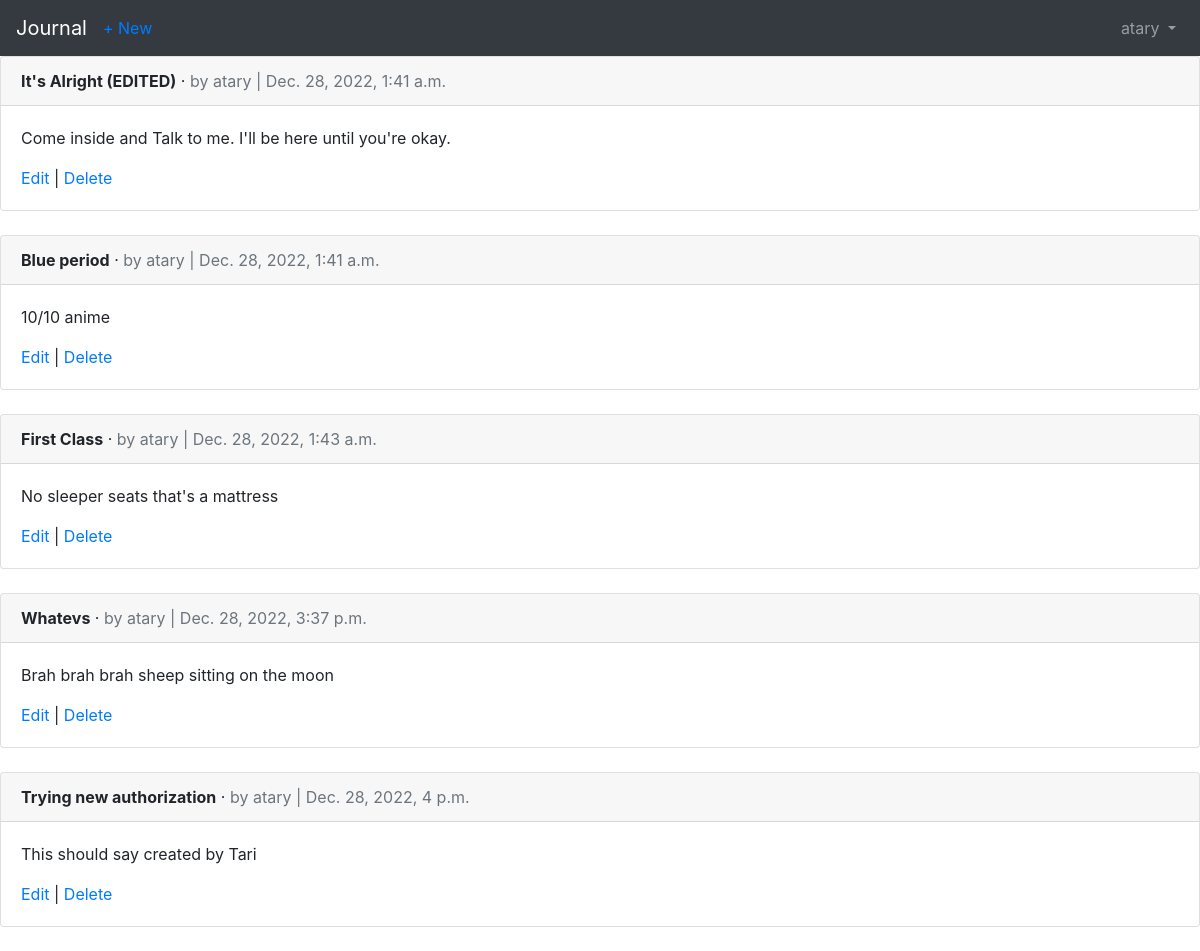
The page /articles/ (signed in) on the database as committed earlier.
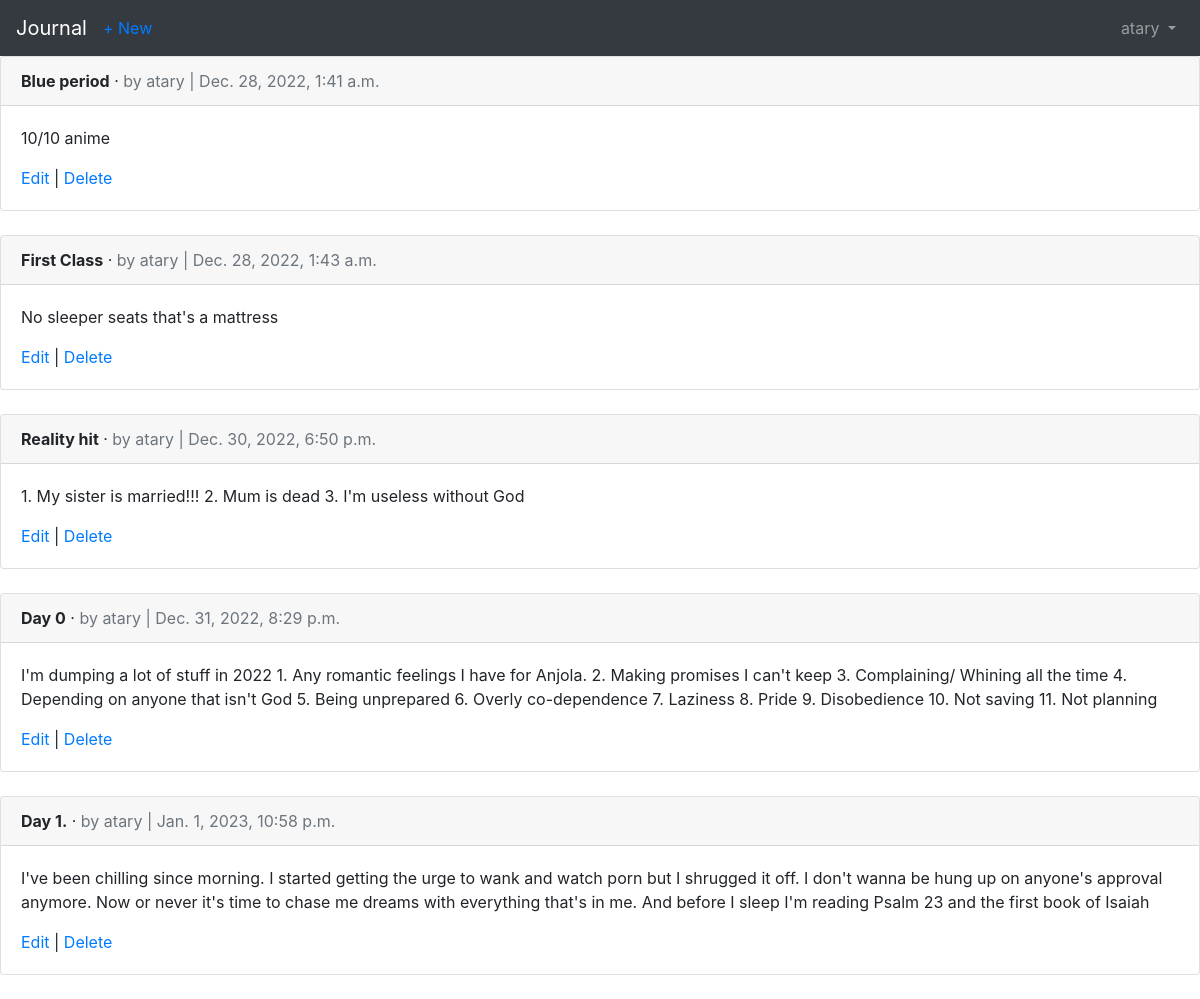
The same page on the database as committed later.
### accounts/models.py (models this page shows)
class CustomUser(AbstractUser):
	age = models.PositiveIntegerField(null=True, blank=True)

### articles/models.py (models this page shows, shortened)
class Article(models.Model):
	title = models.CharField(max_length=255)
	body = models.TextField()
	date = models.DateTimeField(auto_now_add=True)
	author = models.ForeignKey(
	get_user_model()
	,on_delete=models.CASCADE,
	)

### articles/views.py (the view)
# urls.py: path('', ArticleListView.as_view(), name='article_list'),
class ArticleListView(LoginRequiredMixin,
ListView):
	model = Article
	template_name = 'article_list.html'

### templates/article_list.html (shortened to what this page needs)
{% extends 'base.html' %}
{% block content %}
{% for article in object_list %}
<div class="card">
<div class="card-header">
<span class="font-weight-bold">{{ article.title }}</span> &middot;
<span class="text-muted">by {{ article.author }}
| {{ article.date }}</span>
</div>
<div class="card-body">
<p>{{ article.body }}</p>
<a href="{% url 'article_edit' article.pk %}">Edit</a> |
<a href="{% url 'article_delete' article.pk %}">Delete</a>
</div>
</div>
<br />
{% endfor %}
{% endblock content %}

### templates/base.html (shortened to what this page needs)
<!DOCTYPE html>
{% load static %}
<html>
    <head>
      <link rel="stylesheet" href="https://cdn.jsdelivr.net/npm/bootstrap@4.0.0/dist/css/bootstrap.min.css">
    </head>
    <body>
          <nav class="navbar navbar-expand-lg navbar-dark bg-dark">
<a class="navbar-brand" href="{% url  'home' %}">Journal</a>
{% if user.is_authenticated %}
<ul class="navbar-nav mr-auto">
<li class="nav-item">
<a href="{% url 'article_new' %}">+ New</a>
</li>
</ul>
{% endif %}
<div class="collapse navbar-collapse" id="navbarSupportedContent">
{% if user.is_authenticated %}
<ul class="navbar-nav ml-auto">
<li class="nav-item">
<a class="nav-link dropdown-toggle" href="#"
id="navbarDropdown" role="button" data-toggle="dropdown"
aria-haspopup="true" aria-expanded="false">
{{ user.username }}
</a>
</li>
</ul>
{% endif %}
</div>
</nav>
        <main>
           {% block content %}
          {% endblock content %}
       </main>
    </body>
</html>

Rows that differ between the two databases and show on the page:
removed Article: title "It's Alright (EDITED)", author "atary", date "Dec. 28, 2022, 1:41 a.m.", body "Come inside and Talk to me. I'll be here until you're okay."
removed Article: title "Whatevs", author "atary", date "Dec. 28, 2022, 3:37 p.m.", body "Brah brah brah sheep sitting on the moon"
removed Article: title "Trying new authorization", author "atary", date "Dec. 28, 2022, 4 p.m.", body "This should say created by Tari"
added Article: title "Reality hit", author "atary", date "Dec. 30, 2022, 6:50 p.m.", body "1. My sister is married!!! 2. Mum is dead 3. I'm useless without God"
added Article: title "Day 0", author "atary", date "Dec. 31, 2022, 8:29 p.m.", body "I'm dumping a lot of stuff in 2022 1. Any romantic feelings I have for Anjola. 2. Making promises I can't keep 3. Complaining/ Whining all the time 4. Depending on anyone that isn't God 5. Being unprepared 6. Overly co-dependence 7. Laziness 8. Pride 9. Disobedience 10. Not saving 11. Not planning"
added Article: title "Day 1.", author "atary", date "Jan. 1, 2023, 10:58 p.m.", body "I've been chilling since morning. I started getting the urge to wank and watch porn but I shrugged it off. I don't wanna be hung up on anyone's approval anymore. Now or never it's time to chase me dreams with everything that's in me. And before I sleep I'm reading Psalm 23 and the first book of Isaiah"
